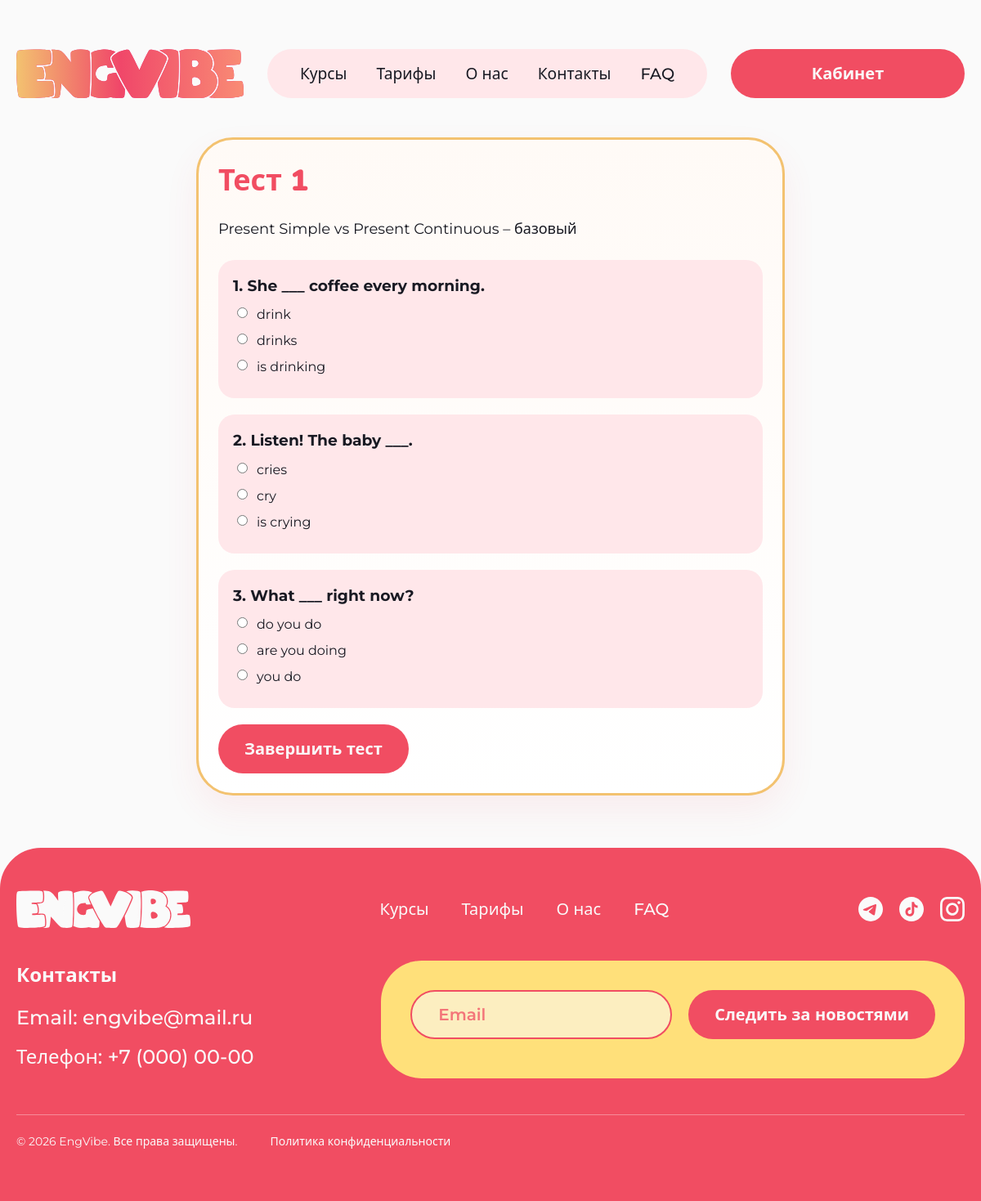
Page /courses/interaktivnye-kursy-A2-B1/tests/2/ (signed in) on the committed database.
### core/models.py (models this page shows, shortened)
class CourseTest(models.Model):
    class Meta:
        verbose_name = 'Тест курса'
        verbose_name_plural = 'Тесты курсов'
        ordering = ['order']
    course = models.ForeignKey(
        Course,
        on_delete=models.CASCADE,
        related_name='tests',
        verbose_name='Курс',
    )
    title = models.CharField(max_length=255, verbose_name='Название')
    description = models.TextField(blank=True, verbose_name='Описание')
    order = models.PositiveIntegerField(default=1, verbose_name='Порядок')

class Question(models.Model):
    class Meta:
        verbose_name = 'Вопрос'
        verbose_name_plural = 'Вопросы'
        ordering = ['order']
    test = models.ForeignKey(
        CourseTest,
        on_delete=models.CASCADE,
        related_name='questions',
        verbose_name='Тест',
    )
    text = models.CharField(max_length=500, verbose_name='Текст вопроса')
    order = models.PositiveIntegerField(default=1, verbose_name='Порядок')

class AnswerOption(models.Model):
    class Meta:
        verbose_name = 'Вариант ответа'
        verbose_name_plural = 'Варианты ответов'
    question = models.ForeignKey(
        Question,
        on_delete=models.CASCADE,
        related_name='options',
        verbose_name='Вопрос',
    )
    text = models.CharField(max_length=400, verbose_name='Текст варианта')
    is_correct = models.BooleanField(default=False, verbose_name='Верный ответ')

### core/views.py (the view, shortened to what this page needs)
# urls.py: path('courses/<slug:slug>/tests/<int:test_id>/', views.take_test, name='take_test'),
@login_required
def take_test(request, slug, test_id):
    course = get_object_or_404(Course, slug=slug, published=True)
    if not user_has_course_access(request.user, course):
        messages.warning(
            request,
            'Оформите тариф или купите этот курс разово — тогда откроются уроки и тесты.',
        )
        return redirect('core:course_detail', slug=course.slug)
    test = get_object_or_404(CourseTest.objects.prefetch_related('questions__options'), pk=test_id, course=course)
    attempts_count = UserTestResult.objects.filter(user=request.user, test=test).count()
    if attempts_count >= 3:
        messages.error(request, 'Вы уже прошли этот тест 3 раза. Доступ закрыт.')
        return redirect('core:course_detail', slug=course.slug)
    questions = list(test.questions.all())
    return render(request, 'core/take_test.html', {'course': course, 'test': test, 'questions': questions})

### core/access.py (called while the page is built, shortened)
def user_has_course_access(user, course):
    if not user.is_authenticated:
        return False
    if can_manage_course(user, course):
        return True

### core/context_processors.py (called while the page is built)
def subscription_badge(request):
    return {}

def subscription_setup(request):
    return {
        'subscription_setup_pending': getattr(request, 'subscription_setup_pending', False),
    }

### core/roles.py (called while the page is built)
def is_admin(user):
    return user.is_authenticated and user.groups.filter(name='admin_group').exists()

def is_teacher(user):
    return user.is_authenticated and user.groups.filter(name='teacher_group').exists()

def can_manage_course(user, course):
    return is_admin(user) or (is_teacher(user) and course.teachers.filter(pk=user.pk).exists())

def is_teacher_or_admin(user):
    return is_teacher(user) or is_admin(user)

### core/templates/core/take_test.html (shortened to what this page needs)
{% extends 'core/base.html' %}
{% block content %}
<section class="page-shell">
    <div class="container container--narrow">
        <form method="post" class="surface-card bento-highlight">
            <h1>{{ test.title }}</h1>
            <p class="page-lead">{{ test.description }}</p>
            {% for question in questions %}
                <div class="test-question">
                    <h3>{{ forloop.counter }}. {{ question.text }}</h3>
                    {% for option in question.options.all %}
                        <label class="radio-line">
                            <input type="radio" name="question_{{ question.id }}" value="{{ option.id }}" required>
                            <span>{{ option.text }}</span>
                        </label>
                    {% endfor %}
                </div>
            {% endfor %}
            <button class="btn btn-primary btn-pill" type="submit">Завершить тест</button>
        </form>
    </div>
</section>
{% endblock %}

### rows in the picture
CourseTest: title "Тест 1", description "Present Simple vs Present Continuous – базовый"
Question: text "She ___ coffee every morning."
AnswerOption: text "drink"
AnswerOption: text "drinks"
AnswerOption: text "is drinking"
Question: text "Listen! The baby ___."
AnswerOption: text "cries"
AnswerOption: text "cry"
AnswerOption: text "is crying"
Question: text "What ___ right now?"
AnswerOption: text "do you do"
AnswerOption: text "are you doing"
AnswerOption: text "you do"
